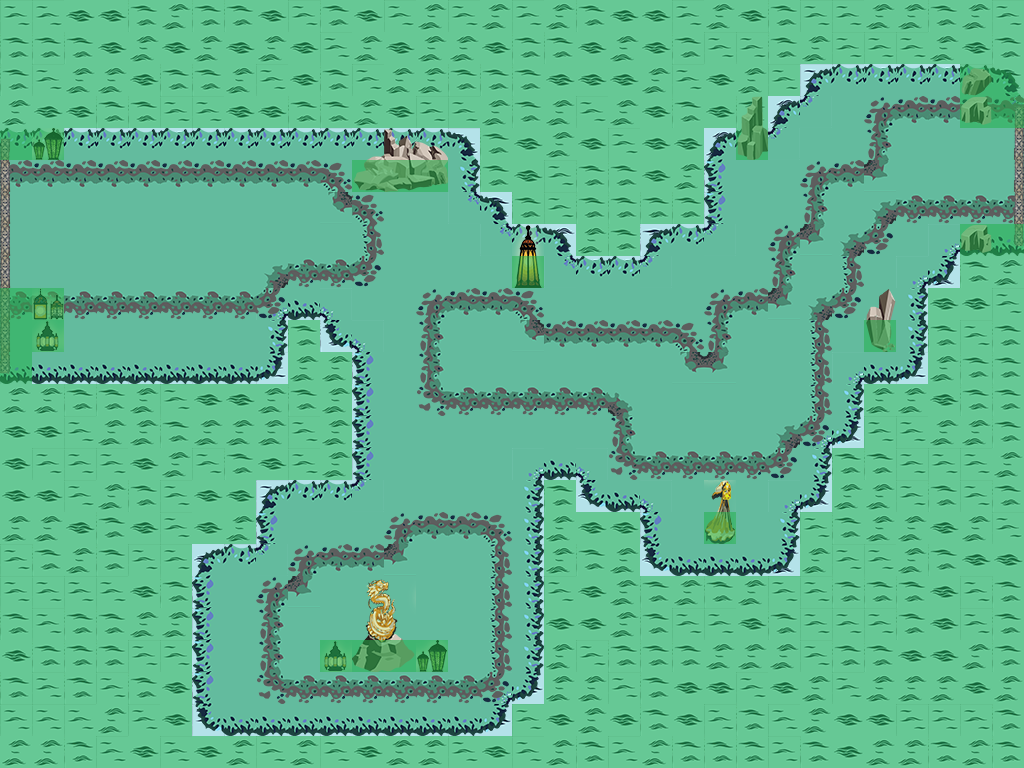

This game map was drawn from its Tiled (.tmx) file and the tilesets committed beside it. A one-line description and the trimmed map source follow:
An orthogonal 32x24 tile map with 32x32 px tiles, 8 tile layers (Background, Ground, Overground, GroundObjects, ...), 2 hidden layers not drawn, 8 tilesets and 11 objects (Player).

<map version="1.0" orientation="orthogonal" renderorder="right-down" width="32" height="24" tilewidth="32" tileheight="32" nextobjectid="21">
 <properties>
  <property name="unity:resource" value="True" />
 </properties>
 <tileset firstgid="1" name="coll" tilewidth="32" tileheight="32" tilecount="1" columns="1">
  <image source="../img/coll.png" width="32" height="32" />
  <tile id="0">
   <objectgroup draworder="index">
    <object id="1" x="0" y="0" width="32" height="32" />
   </objectgroup>
  </tile>
 </tileset>
 <tileset firstgid="2" name="coll_right" tilewidth="32" tileheight="32" tilecount="1" columns="1">
  <image source="../img/coll_right.png" width="32" height="32" />
  <tile id="0">
   <objectgroup draworder="index">
    <object id="1" x="16" y="0" width="16" height="32" />
   </objectgroup>
  </tile>
 </tileset>
 <tileset firstgid="3" name="coll_left" tilewidth="32" tileheight="32" tilecount="1" columns="1">
  <image source="../img/coll_left.png" width="32" height="32" />
  <tile id="0">
   <objectgroup draworder="index">
    <object id="1" x="0" y="0" width="16" height="32" />
   </objectgroup>
  </tile>
 </tileset>
 <tileset firstgid="4" name="obj1" tilewidth="32" tileheight="32" tilecount="36" columns="12">
  <image source="../img/Holy Waters/w_obj1.png" width="384" height="96" />
 </tileset>
 <tileset firstgid="40" name="obj2" tilewidth="32" tileheight="32" tilecount="36" columns="12">
  <image source="../img/Holy Waters/w_obj2.png" width="384" height="96" />
 </tileset>
 <tileset firstgid="76" name="terrain" tilewidth="32" tileheight="32" tilecount="36" columns="12">
  <image source="../img/Holy Waters/w_terrain.png" width="384" height="96" />
  <terraintypes>
   <terrain name="water_terrain" tile="13" />
  </terraintypes>
  <tile id="0" terrain=",,,0" />
  <tile id="1" terrain=",,0,0" />
  <tile id="2" terrain=",,0," />
  <tile id="10" terrain="0,0,0," />
  <tile id="11" terrain="0,0,,0" />
  <tile id="12" terrain=",0,,0" />
  <tile id="13" terrain="0,0,0,0" />
  <tile id="14" terrain="0,,0," />
  <tile id="22" terrain="0,,0,0" />
  <tile id="23" terrain=",0,0,0" />
  <tile id="24" terrain=",0,," />
  <tile id="25" terrain="0,0,," />
  <tile id="26" terrain="0,,," />
 </tileset>
 <tileset firstgid="112" name="terrain2" tilewidth="32" tileheight="32" tilecount="36" columns="12">
  <image source="../img/Holy Waters/w_terrain2.png" width="384" height="96" />
  <terraintypes>
   <terrain name="terrain2" tile="13" />
  </terraintypes>
  <tile id="0" terrain=",,,0" />
  <tile id="1" terrain=",,0,0" />
  <tile id="2" terrain=",,0," />
  <tile id="10" terrain="0,0,0," />
  <tile id="11" terrain="0,0,,0" />
  <tile id="12" terrain=",0,,0" />
  <tile id="13" terrain="0,0,0,0" />
  <tile id="14" terrain="0,,0," />
  <tile id="22" terrain="0,,0,0" />
  <tile id="23" terrain=",0,0,0" />
  <tile id="24" terrain=",0,," />
  <tile id="25" terrain="0,0,," />
  <tile id="26" terrain="0,,," />
 </tileset>
 <tileset firstgid="148" name="water" tilewidth="32" tileheight="32" tilecount="36" columns="12">
  <image source="../img/Holy Waters/waters.png" width="384" height="96" />
  <terraintypes>
   <terrain name="water" tile="16" />
  </terraintypes>
  <tile id="0" terrain=",,,0" />
  <tile id="1" terrain=",,0,0" />
  <tile id="2" terrain=",,0," />
  <tile id="10" terrain="0,0,0," />
  <tile id="11" terrain="0,0,,0" />
  <tile id="12" terrain=",0,,0" />
  <tile id="13" terrain="0,0,0,0" />
  <tile id="14" terrain="0,,0," />
  <tile id="22" terrain="0,,0,0" />
  <tile id="23" terrain=",0,0,0" />
  <tile id="24" terrain=",0,," />
  <tile id="25" terrain="0,0,," />
  <tile id="26" terrain="0,,," />
 </tileset>
 <layer name="Background" width="32" height="24">
  <properties>
   <property name="unity:sortingLayerName" value="Background" />
  </properties>
  <data>[768 cells, 768 non-empty, 4 distinct tile ids]</data>
 </layer>
 <layer name="Ground" width="32" height="24">
  <properties>
   <property name="unity:sortingLayerName" value="Ground" />
  </properties>
  <data>[768 cells, 383 non-empty, 13 distinct tile ids]</data>
 </layer>
 <layer name="Overground" width="32" height="24">
  <properties>
   <property name="unity:sortingLayerName" value="Overground" />
  </properties>
  <data>[768 cells, 191 non-empty, 13 distinct tile ids]</data>
 </layer>
 <layer name="GroundObjects" width="32" height="24">
  <properties>
   <property name="unity:sortingLayerName" value="GroundObjects" />
  </properties>
  <data>[768 cells, 23 non-empty, 19 distinct tile ids]</data>
 </layer>
 <layer name="TopObjects" width="32" height="24">
  <properties>
   <property name="unity:sortingLayerName" value="TopObjects" />
  </properties>
  <data>[768 cells, 11 non-empty, 11 distinct tile ids]</data>
 </layer>
 <layer name="DBNorth" width="32" height="24" visible="0">
  <properties>
   <property name="unity:sortingLayerName" value="GroundObjects" />
   <property name="unity:tag" value="DBNorth" />
  </properties>
  <data>[768 cells, 0 non-empty, 0 distinct tile ids]</data>
 </layer>
 <layer name="DBSouth" width="32" height="24" visible="0">
  <properties>
   <property name="unity:sortingLayerName" value="TopObjects2" />
   <property name="unity:tag" value="DBSouth" />
  </properties>
  <data>[768 cells, 0 non-empty, 0 distinct tile ids]</data>
 </layer>
 <layer name="DBWest" width="32" height="24">
  <properties>
   <property name="unity:sortingLayerName" value="GroundObjects" />
   <property name="unity:tag" value="DBWest" />
  </properties>
  <data>[768 cells, 4 non-empty, 1 distinct tile ids]</data>
 </layer>
 <layer name="DBEast" width="32" height="24">
  <properties>
   <property name="unity:sortingLayerName" value="GroundObjects" />
   <property name="unity:tag" value="DBEast" />
  </properties>
  <data>[768 cells, 3 non-empty, 1 distinct tile ids]</data>
 </layer>
 <layer name="Collision" width="32" height="24" opacity="0.54">
  <data>[768 cells, 409 non-empty, 1 distinct tile ids]</data>
 </layer>
 <objectgroup name="Spawns">
  <properties>
   <property name="unity:tag" value="SpawnLayer" />
  </properties>
  <object id="1" x="293.667" y="520.333" width="50" height="50">
   <properties>
    <property name="SpawnName" value="Water" />
    <property name="SpawnNumber" value="1" />
   </properties>
   <ellipse />
  </object>
  <object id="3" name="Player" x="238.833" y="608.999" width="10" height="10">
   <properties>
    <property name="SpawnName" value="Player" />
    <property name="SpawnNumber" value="1" />
   </properties>
   <ellipse />
  </object>
  <object id="14" x="630.774" y="417.652" width="75" height="75">
   <properties>
    <property name="SpawnName" value="Basic" />
    <property name="SpawnNumber" value="1" />
   </properties>
   <ellipse />
  </object>
  <object id="19" x="431" y="528.333" width="50" height="50">
   <properties>
    <property name="SpawnName" value="Basic" />
    <property name="SpawnNumber" value="1" />
   </properties>
   <ellipse />
  </object>
  <object id="20" x="547.833" y="298.5" width="75" height="75">
   <properties>
    <property name="SpawnName" value="Basic" />
    <property name="SpawnNumber" value="1" />
   </properties>
   <ellipse />
  </object>
 </objectgroup>
 <objectgroup name="Doors">
  <properties>
   <property name="unity:tag" value="DoorsLayer" />
  </properties>
  <object id="12" x="-79.3865" y="142.469" width="92.773" height="162.727">
   <properties>
    <property name="DoorType" value="Left" />
   </properties>
  </object>
  <object id="15" x="1010.8" y="115.713" width="69.5609" height="122.576">
   <properties>
    <property name="DoorType" value="Right" />
   </properties>
  </object>
 </objectgroup>
 <objectgroup name="Items">
  <object id="9" x="240.837" y="674.167" width="24" height="24">
   <properties>
    <property name="item" value="item" />
   </properties>
   <ellipse />
  </object>
 </objectgroup>
</map>
